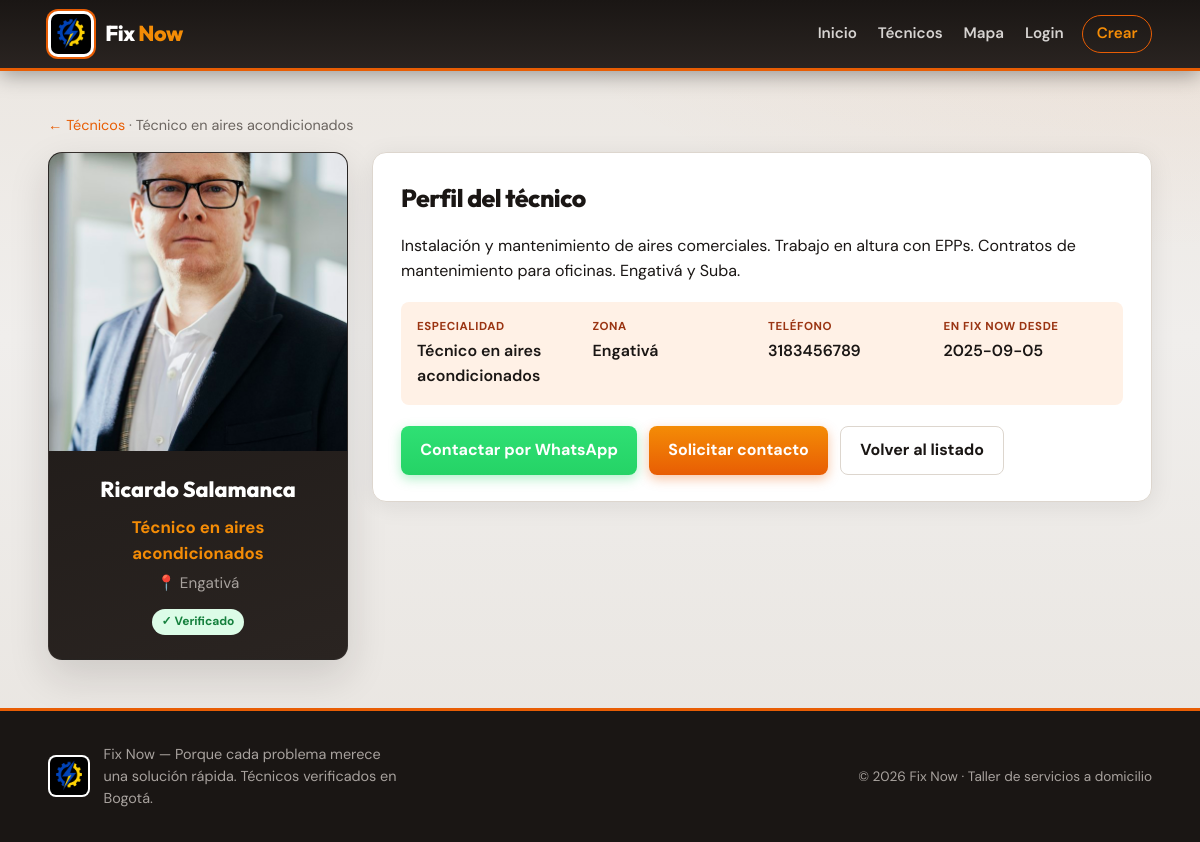
Page /tecnico.php?id=17 on the committed database.
### tables this page shows
CREATE TABLE tecnico (
    id_tecnico INT AUTO_INCREMENT PRIMARY KEY,
    nombre VARCHAR(100) NOT NULL,
    apellido VARCHAR(100) NOT NULL,
    cedula VARCHAR(20) NOT NULL,
    id_especialidad INT NOT NULL,
    id_barrio INT NOT NULL,
    telefono VARCHAR(20) NOT NULL,
    correo VARCHAR(150) DEFAULT NULL,
    password_hash VARCHAR(255) DEFAULT NULL,
    descripcion TEXT,
    foto_url VARCHAR(255) DEFAULT NULL,
    latitud DECIMAL(10,7) DEFAULT NULL,
    longitud DECIMAL(10,7) DEFAULT NULL,
    verificado TINYINT(1) NOT NULL DEFAULT 0,
    fecha_registro DATE NOT NULL,
    UNIQUE KEY uq_tecnico_cedula (cedula),
    UNIQUE KEY uq_tecnico_correo (correo),
    CONSTRAINT fk_tecnico_especialidad FOREIGN KEY (id_especialidad) REFERENCES especialidad(id_especialidad) ON DELETE RESTRICT ON UPDATE CASCADE,
    CONSTRAINT fk_tecnico_barrio FOREIGN KEY (id_barrio) REFERENCES barrio(id_barrio) ON DELETE RESTRICT ON UPDATE CASCADE
);

CREATE TABLE especialidad (
    id_especialidad INT AUTO_INCREMENT PRIMARY KEY,
    nombre VARCHAR(100) NOT NULL
);

CREATE TABLE barrio (
    id_barrio INT AUTO_INCREMENT PRIMARY KEY,
    nombre VARCHAR(100) NOT NULL
);

### includes/funciones.php (called while the page is built, shortened)
<?php
require_once __DIR__ . '/cache.php';
function e(?string $texto): string
{
    return htmlspecialchars($texto ?? '', ENT_QUOTES, 'UTF-8');
}
function obtenerTecnicoPublico(mysqli $db, int $id): ?array
{
    $key = 'tecnico_' . $id;
    $cached = cacheGet($key);
    $stmt = $db->prepare(
        'SELECT t.*, e.nombre AS especialidad, b.nombre AS barrio
         FROM tecnico t
         INNER JOIN especialidad e ON e.id_especialidad = t.id_especialidad
         INNER JOIN barrio b ON b.id_barrio = t.id_barrio
         WHERE t.id_tecnico = ? AND t.verificado = 1
         LIMIT 1'
    );
    $stmt->bind_param('i', $id);
    $stmt->execute();
    $row = $stmt->get_result()->fetch_assoc() ?: null;
    return $row;
}

### includes/cache.php (called while the page is built, shortened)
<?php
function cacheDir(): string
{
    return CACHE_DIR;
}
function cachePath(string $key): string
{
    $safe = preg_replace('/[^a-zA-Z0-9._-]+/', '_', $key) ?: 'key';
    return cacheDir() . '/' . $safe . '.cache';
}
function cacheGet(string $key): mixed
{
    $path = cachePath($key);
    if (!is_file($path)) {
        return null;
    }
    $raw = @file_get_contents($path);
    $payload = @unserialize($raw, ['allowed_classes' => false]);
    return $payload['data'];
}
function cacheSet(string $key, mixed $data, int $ttl = CACHE_TTL_DEFAULT): void
{
    $path = cachePath($key);
    $payload = serialize([
        'expires' => time() + max(1, $ttl),
        'data' => $data,
    ]);
    $tmp = $path . '.' . bin2hex(random_bytes(4)) . '.tmp';
}

### tecnico.php (the view, shortened to what this page needs)
<?php
require_once __DIR__ . '/includes/funciones.php';
$id = (int) ($_GET['id'] ?? 0);
$tecnico = obtenerTecnicoPublico($conexion, $id);
$iniciales = mb_strtoupper(mb_substr($tecnico['nombre'], 0, 1) . mb_substr($tecnico['apellido'], 0, 1));
require __DIR__ . '/includes/header.php';
?>
<div class="container">
    <p class="meta" style="margin-bottom:1rem">
        <a href="/FixNow/tecnicos.php">← Técnicos</a>
        · <?= e($tecnico['especialidad']) ?>
    </p>
    <div class="perfil">
        <aside class="perfil-aside">
            <div class="perfil-foto">
                <?php if (!empty($tecnico['foto_url'])): ?>
                    <img src="<?= e($tecnico['foto_url']) ?>" alt="<?= e($tecnico['nombre'] . ' ' . $tecnico['apellido']) ?>">
                <?php else: ?>
                    <div class="avatar-fallback"><?= e($iniciales) ?></div>
                <?php endif; ?>
            </div>
            <div class="perfil-aside-info">
                <h2><?= e($tecnico['nombre'] . ' ' . $tecnico['apellido']) ?></h2>
                <p class="perfil-esp"><?= e($tecnico['especialidad']) ?></p>
                <p class="perfil-barrio">📍 <?= e($tecnico['barrio']) ?></p>
                <span class="badge badge-ok" style="margin-top:0.85rem">✓ Verificado</span>
            </div>
        </aside>
        <div class="perfil-body">
            <h1 class="section-title">Perfil del técnico</h1>
            <p><?= nl2br(e($tecnico['descripcion'] ?? 'Sin descripción.')) ?></p>
            <div class="perfil-facts">
                <div class="perfil-fact">
                    <strong>Especialidad</strong>
                    <span><?= e($tecnico['especialidad']) ?></span>
                </div>
                <div class="perfil-fact">
                    <strong>Zona</strong>
                    <span><?= e($tecnico['barrio']) ?></span>
                </div>
                <div class="perfil-fact">
                    <strong>Teléfono</strong>
                    <span><?= e($tecnico['telefono']) ?></span>
                </div>
                <div class="perfil-fact">
                    <strong>En Fix Now desde</strong>
                    <span><?= e($tecnico['fecha_registro']) ?></span>
                </div>
            </div>
            <div class="acciones">
                <a class="btn btn-whatsapp" href="/FixNow/tecnico.php?id=<?= (int) $id ?>&amp;wa=1">
                    Contactar por WhatsApp
                </a>
                <a class="btn btn-primary" href="/FixNow/contacto.php?id_tecnico=<?= (int) $id ?>">
                    Solicitar contacto
                </a>
                <a class="btn btn-ghost" href="/FixNow/tecnicos.php">Volver al listado</a>
            </div>
        </div>
    </div>
</div>
<?php require __DIR__ . '/includes/footer.php'; ?>

### css/estilos.css (style rules this page uses)
:root { --charcoal: #1a1614; --charcoal-mid: #2a2421; --charcoal-soft: #3f3834; --orange: #e85d04; --orange-light: #f48c06; --orange-hot: #dc2f02; --orange-soft: #fff1e6; --orange-glow: rgba(232, 93, 4, 0.35); --steel: #57534e; --bg: #f0eeec; --bg-warm: #ebe6e0; --bg-card: #ffffff; --text: #1a1614; --text-muted: #6b6560; --border: #ddd6ce; --ok: #15803d; --danger: #c2410c; --radius: 14px; --radius-sm: 8px; --shadow: 0 4px 24px rgba(26, 22, 20, 0.08); --shadow-lg: 0 16px 40px rgba(26, 22, 20, 0.14); --font: "DM Sans", system-ui, sans-serif; --font-display: "Outfit", "DM Sans", sans-serif; --header-h: 64px; }
*, *::before, *::after { box-sizing: border-box; }
html { scroll-behavior: smooth; }
body { margin: 0; font-family: var(--font); background: radial-gradient(ellipse 120% 80% at 100% -10%, rgba(232, 93, 4, 0.07), transparent 50%), linear-gradient(180deg, var(--bg-warm) 0%, var(--bg) 40%, #e8e4df 100%); background-attachment: fixed; color: var(--text); line-height: 1.55; min-height: 100vh; display: flex; flex-direction: column; -webkit-font-smoothing: antialiased; }
a { color: var(--orange); text-decoration: none; transition: color 0.15s; }
img { max-width: 100%; height: auto; display: block; }
.container { width: min(1120px, 92%); margin: 0 auto; }
.section-title { margin: 0 0 1rem; font-family: var(--font-display); font-size: 1.55rem; font-weight: 800; color: var(--charcoal); letter-spacing: -0.02em; }
.meta { color: var(--text-muted); font-size: 0.9rem; }
.badge { display: inline-block; padding: 0.22rem 0.6rem; border-radius: 999px; font-size: 0.75rem; font-weight: 700; background: var(--orange-soft); color: #9a3412; }
.badge-ok { background: #dcfce7; color: var(--ok); }
.perfil { display: grid; grid-template-columns: 1fr; gap: 1.5rem; }
@media (min-width: 800px) { .perfil { grid-template-columns: 300px 1fr; align-items: start; } }
.perfil-aside { background: linear-gradient(165deg, var(--charcoal) 0%, var(--charcoal-mid) 100%); color: #fff; border-radius: var(--radius); padding: 0; text-align: center; overflow: hidden; box-shadow: var(--shadow-lg); border: 1px solid rgba(255, 255, 255, 0.06); }
.perfil-foto { aspect-ratio: 1; background: var(--charcoal-soft); overflow: hidden; }
.perfil-foto img { width: 100%; height: 100%; object-fit: cover; }
.perfil-aside-info { padding: 1.35rem 1.25rem 1.5rem; }
.perfil-aside h2 { margin: 0; font-family: var(--font-display); font-size: 1.35rem; font-weight: 800; }
.perfil-esp { margin: 0.5rem 0 0; color: var(--orange-light); font-weight: 700; font-size: 1.05rem; }
.perfil-barrio { margin: 0.35rem 0 0; color: #a8a29e; font-size: 0.95rem; }
.perfil-body { background: var(--bg-card); border: 1px solid var(--border); border-radius: var(--radius); padding: 1.65rem 1.75rem; box-shadow: var(--shadow); }
.perfil-body h1 { margin-top: 0; }
.perfil-facts { display: grid; grid-template-columns: repeat(auto-fit, minmax(140px, 1fr)); gap: 0.75rem; margin: 1.15rem 0; padding: 1rem; background: var(--orange-soft); border-radius: var(--radius-sm); }
.perfil-fact strong { display: block; font-size: 0.72rem; text-transform: uppercase; letter-spacing: 0.05em; color: #9a3412; margin-bottom: 0.2rem; }
.perfil-fact span { font-weight: 600; color: var(--charcoal); }
.acciones { display: flex; flex-wrap: wrap; gap: 0.75rem; margin-top: 1.35rem; }
.btn { display: inline-flex; align-items: center; justify-content: center; gap: 0.4rem; padding: 0.68rem 1.2rem; border-radius: var(--radius-sm); border: none; font: inherit; font-weight: 700; cursor: pointer; text-decoration: none; transition: background 0.15s, transform 0.1s, box-shadow 0.15s; }
.btn-primary { background: linear-gradient(180deg, var(--orange-light) 0%, var(--orange) 100%); color: #fff; box-shadow: 0 4px 12px var(--orange-glow); }
.btn-whatsapp { background: linear-gradient(180deg, #2fe074 0%, #25d366 100%); color: #fff; box-shadow: 0 4px 12px rgba(37, 211, 102, 0.35); }
.btn-ghost { background: #fff; color: var(--charcoal); border: 1.5px solid var(--border); }

### rows in the picture
tecnico: id_especialidad.nombre "Técnico en aires acondicionados", foto_url (picture), nombre+apellido "Ricardo Salamanca", id_barrio.nombre "Engativá", descripcion "Instalación y mantenimiento de aires comerciales. Trabajo en altura con EPPs. Contratos de mantenimiento para oficinas. Engativá y Suba.", telefono "3183456789", fecha_registro "2025-09-05"
